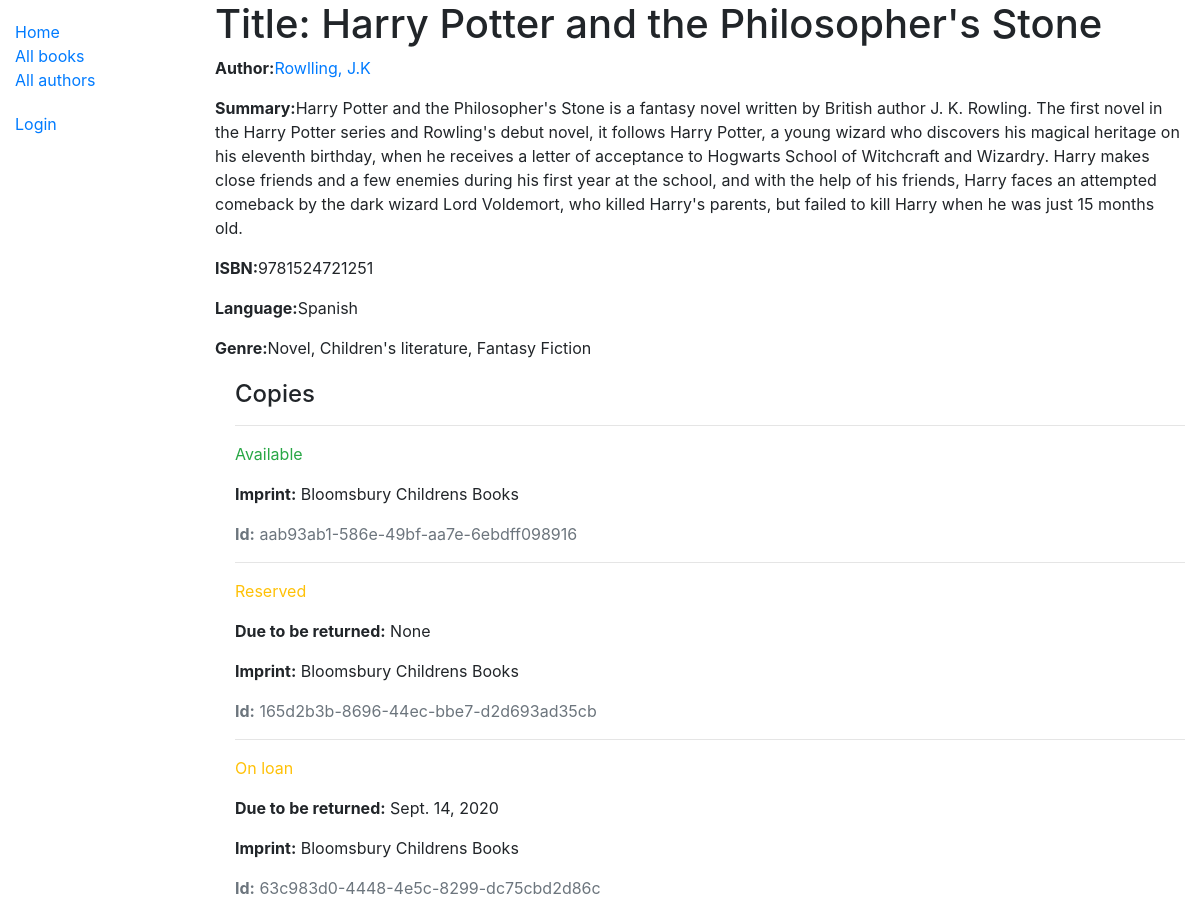
The page /catalog/book/1 on the database as committed earlier.
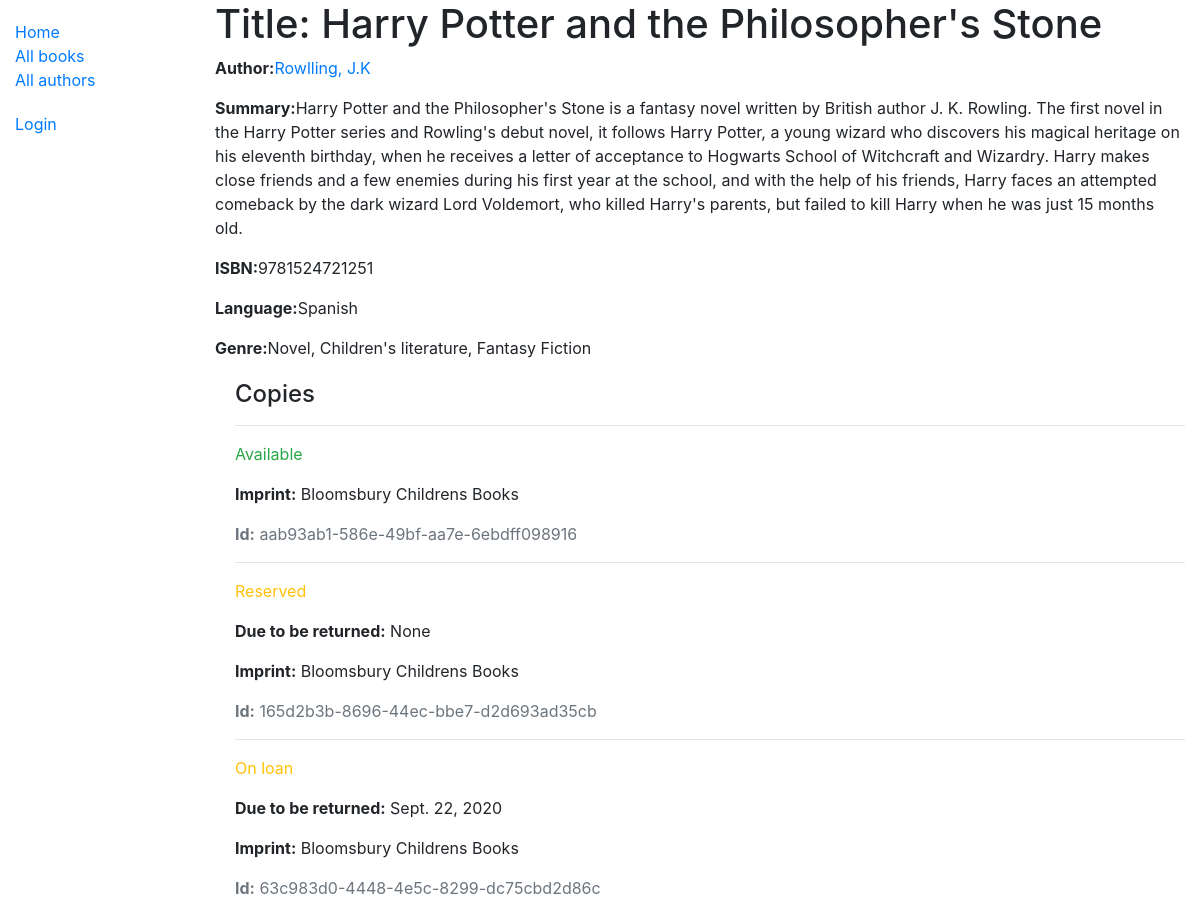
The same page on the database as committed later.
### catalog/models.py (models this page shows, shortened)
class BookInstance(models.Model):
    id = models.UUIDField(primary_key=True, default=uuid.uuid4,
                          help_text="Unique ID for this particular book across whole library")
    book = models.ForeignKey('Book', on_delete=models.SET_NULL, null=True)
    imprint = models.CharField(max_length=200)
    due_back = models.DateField(null=True, blank=True)
    LOAN_STATUS = (('m', 'Maintenance'),
                   ('o', 'On loan'),
                   ('a', 'Available'),
                   ('r', 'Reserved'),
                   )
    status = models.CharField(max_length=1, choices=LOAN_STATUS,
                              blank=True, default='m', help_text='Book availability')
    borrower = models.ForeignKey(
        User, on_delete=models.SET_NULL, null=True, blank=True)
    class Meta:
        ordering = ['due_back']
        permissions = (("can_mark_returned", "Set book as returned"),)

### catalog/views.py (the view)
# urls.py: path('book/<int:pk>', views.BookDetailView.as_view(), name="book-detail"),
class BookDetailView(generic.DetailView):
    model = Book

### catalog/models.py (called while the page is built)
    def __str__(self):
        return self.name

    def __str__(self):
        return f'{self.last_name}, {self.first_name}'

    def __str__(self):
        return self.name

### catalog/templates/catalog/book_detail.html
{% extends "base_generic.html" %}
{% block content %}
<h1>Title: {{book.title}}</h1>
<p><strong>Author:</strong><a href="{% url 'author-detail' book.author.pk %}">{{book.author}}</a></p>
<p><strong>Summary:</strong>{{book.summary}}</p>
<p><strong>ISBN:</strong>{{book.isbn}}</p>
<p><strong>Language:</strong>{{book.language}}</p>
<p><strong>Genre:</strong>{{book.genre.all|join:", "}}</p>
<div class="book-detail">
	<h4>Copies</h4>
	{% for copy in book.bookinstance_set.all %}
		<hr>
		<p class="{% if copy.status == 'a' %}text-success{% elif copy.status == 'm' %}text-danger{% else %}text-warning{% endif %}">
			{{ copy.get_status_display }}
		</p>
      {% if copy.status != 'a' %}
        <p><strong>Due to be returned:</strong> {{ copy.due_back }}</p>
      {% endif %}
      <p><strong>Imprint:</strong> {{ copy.imprint }}</p>
      <p class="text-muted"><strong>Id:</strong> {{ copy.id }}</p>
	{% endfor %}
</div>
{% endblock %}

Rows that differ between the two databases and show on the page:
changed BookInstance "On loan": due_back "Sept. 14, 2020" → "Sept. 22, 2020"
